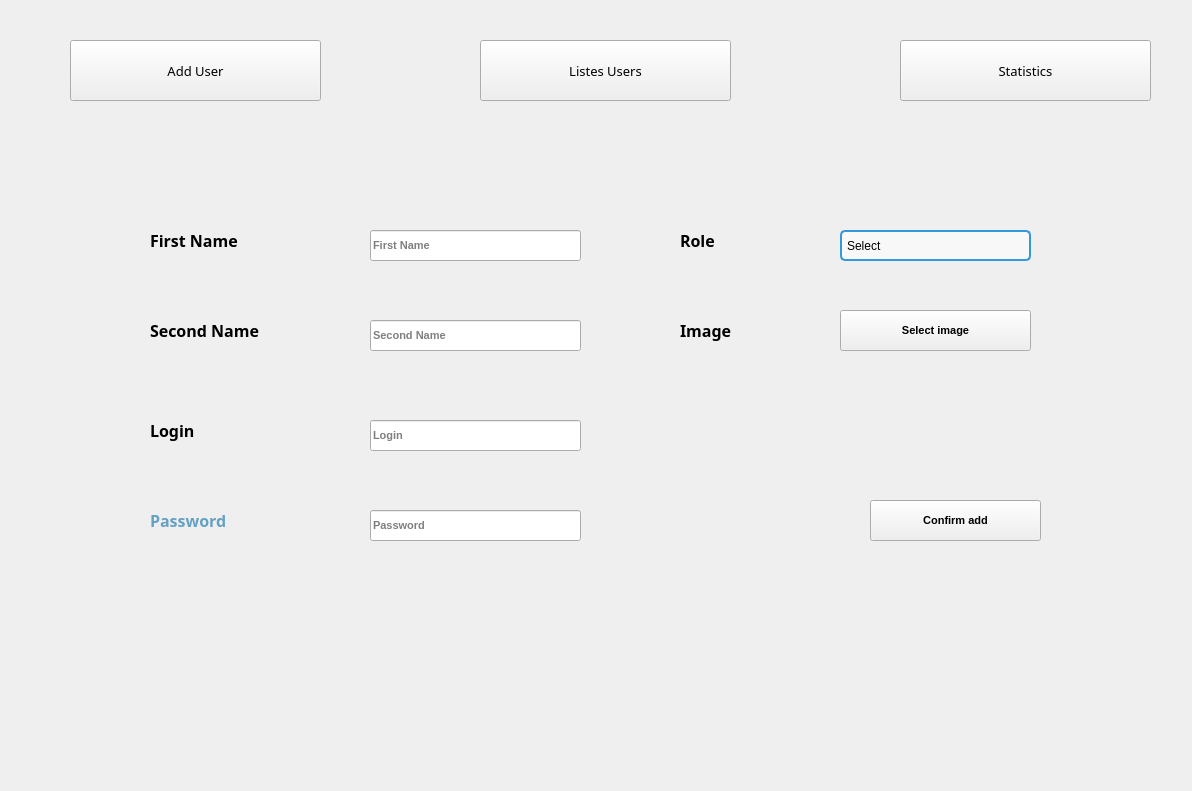
<?xml version="1.0" encoding="UTF-8"?>
<ui version="4.0">
 <class>maininterface</class>
 <widget class="QWidget" name="maininterface">
  <property name="geometry">
   <rect>
    <x>0</x>
    <y>0</y>
    <width>1192</width>
    <height>791</height>
   </rect>
  </property>
  <property name="windowTitle">
   <string>Form</string>
  </property>
  <property name="styleSheet">
   <string notr="true"/>
  </property>
  <widget class="QPushButton" name="adduser">
   <property name="geometry">
    <rect>
     <x>70</x>
     <y>40</y>
     <width>251</width>
     <height>61</height>
    </rect>
   </property>
   <property name="font">
    <font>
     <family>Nirmala UI Semilight</family>
     <pointsize>10</pointsize>
     <weight>50</weight>
     <bold>false</bold>
    </font>
   </property>
   <property name="styleSheet">
    <string notr="true"/>
   </property>
   <property name="text">
    <string>Add User</string>
   </property>
   <property name="checkable">
    <bool>false</bool>
   </property>
   <property name="checked">
    <bool>false</bool>
   </property>
   <property name="autoDefault">
    <bool>true</bool>
   </property>
   <property name="default">
    <bool>false</bool>
   </property>
  </widget>
  <widget class="QPushButton" name="listusers">
   <property name="geometry">
    <rect>
     <x>480</x>
     <y>40</y>
     <width>251</width>
     <height>61</height>
    </rect>
   </property>
   <property name="font">
    <font>
     <family>Nirmala UI Semilight</family>
     <pointsize>10</pointsize>
    </font>
   </property>
   <property name="text">
    <string>Listes Users</string>
   </property>
   <property name="checkable">
    <bool>false</bool>
   </property>
   <property name="autoDefault">
    <bool>true</bool>
   </property>
   <property name="flat">
    <bool>false</bool>
   </property>
  </widget>
  <widget class="QLabel" name="label">
   <property name="geometry">
    <rect>
     <x>500</x>
     <y>50</y>
     <width>30</width>
     <height>40</height>
    </rect>
   </property>
   <property name="text">
    <string/>
   </property>
   <property name="pixmap">
    <pixmap resource="../reservation/res.qrc">:/icon/list1.png</pixmap>
   </property>
   <property name="scaledContents">
    <bool>true</bool>
   </property>
  </widget>
  <widget class="QLabel" name="label_3">
   <property name="geometry">
    <rect>
     <x>930</x>
     <y>50</y>
     <width>40</width>
     <height>40</height>
    </rect>
   </property>
   <property name="text">
    <string/>
   </property>
   <property name="pixmap">
    <pixmap resource="../reservation/res.qrc">:/icon/statii.png</pixmap>
   </property>
   <property name="scaledContents">
    <bool>true</bool>
   </property>
  </widget>
  <widget class="QStackedWidget" name="add">
   <property name="geometry">
    <rect>
     <x>40</x>
     <y>150</y>
     <width>1121</width>
     <height>521</height>
    </rect>
   </property>
   <property name="font">
    <font>
     <pointsize>8</pointsize>
     <weight>75</weight>
     <bold>true</bold>
    </font>
   </property>
   <property name="currentIndex">
    <number>0</number>
   </property>
   <widget class="QWidget" name="border1">
    <widget class="QLabel" name="course_name">
     <property name="geometry">
      <rect>
       <x>110</x>
       <y>70</y>
       <width>131</width>
       <height>41</height>
      </rect>
     </property>
     <property name="font">
      <font>
       <family>Nirmala UI Semilight</family>
       <pointsize>12</pointsize>
       <weight>75</weight>
       <bold>true</bold>
      </font>
     </property>
     <property name="text">
      <string>First Name</string>
     </property>
    </widget>
    <widget class="QLabel" name="course_type">
     <property name="geometry">
      <rect>
       <x>110</x>
       <y>160</y>
       <width>131</width>
       <height>41</height>
      </rect>
     </property>
     <property name="font">
      <font>
       <family>Nirmala UI Semilight</family>
       <pointsize>12</pointsize>
       <weight>75</weight>
       <bold>true</bold>
      </font>
     </property>
     <property name="text">
      <string>Second Name</string>
     </property>
    </widget>
    <widget class="QLabel" name="course_beginning">
     <property name="geometry">
      <rect>
       <x>110</x>
       <y>260</y>
       <width>161</width>
       <height>41</height>
      </rect>
     </property>
     <property name="font">
      <font>
       <family>Nirmala UI Semilight</family>
       <pointsize>12</pointsize>
       <weight>75</weight>
       <bold>true</bold>
      </font>
     </property>
     <property name="text">
      <string>Login</string>
     </property>
    </widget>
    <widget class="QLabel" name="course_ending">
     <property name="geometry">
      <rect>
       <x>640</x>
       <y>70</y>
       <width>131</width>
       <height>41</height>
      </rect>
     </property>
     <property name="font">
      <font>
       <family>Nirmala UI Semilight</family>
       <pointsize>12</pointsize>
       <weight>75</weight>
       <bold>true</bold>
      </font>
     </property>
     <property name="text">
      <string>Role</string>
     </property>
    </widget>
    <widget class="QLabel" name="course_description">
     <property name="geometry">
      <rect>
       <x>640</x>
       <y>160</y>
       <width>131</width>
       <height>41</height>
      </rect>
     </property>
     <property name="font">
      <font>
       <family>Nirmala UI Semilight</family>
       <pointsize>12</pointsize>
       <weight>75</weight>
       <bold>true</bold>
      </font>
     </property>
     <property name="text">
      <string>Image</string>
     </property>
    </widget>
    <widget class="QLineEdit" name="nom">
     <property name="geometry">
      <rect>
       <x>330</x>
       <y>80</y>
       <width>211</width>
       <height>31</height>
      </rect>
     </property>
     <property name="placeholderText">
      <string>First Name</string>
     </property>
    </widget>
    <widget class="QPushButton" name="confirm_add_2">
     <property name="geometry">
      <rect>
       <x>830</x>
       <y>350</y>
       <width>171</width>
       <height>41</height>
      </rect>
     </property>
     <property name="text">
      <string>Confirm add</string>
     </property>
     <property name="checkable">
      <bool>true</bool>
     </property>
    </widget>
    <widget class="QLabel" name="confirm_icon">
     <property name="geometry">
      <rect>
       <x>970</x>
       <y>320</y>
       <width>50</width>
       <height>50</height>
      </rect>
     </property>
     <property name="text">
      <string/>
     </property>
     <property name="pixmap">
      <pixmap resource="../reservation/res.qrc">:/icon/check-mark_1207330.png</pixmap>
     </property>
     <property name="scaledContents">
      <bool>true</bool>
     </property>
    </widget>
    <widget class="QLineEdit" name="prenom">
     <property name="geometry">
      <rect>
       <x>330</x>
       <y>170</y>
       <width>211</width>
       <height>31</height>
      </rect>
     </property>
     <property name="placeholderText">
      <string>Second Name</string>
     </property>
    </widget>
    <widget class="QLineEdit" name="login">
     <property name="geometry">
      <rect>
       <x>330</x>
       <y>270</y>
       <width>211</width>
       <height>31</height>
      </rect>
     </property>
     <property name="placeholderText">
      <string>Login</string>
     </property>
    </widget>
    <widget class="QLabel" name="course_beginning_2">
     <property name="geometry">
      <rect>
       <x>110</x>
       <y>350</y>
       <width>161</width>
       <height>41</height>
      </rect>
     </property>
     <property name="font">
      <font>
       <family>Nirmala UI Semilight</family>
       <pointsize>12</pointsize>
       <weight>75</weight>
       <bold>true</bold>
      </font>
     </property>
     <property name="styleSheet">
      <string notr="true">    color: #64a1c2;
    font-weight: bold;</string>
     </property>
     <property name="text">
      <string>Password</string>
     </property>
    </widget>
    <widget class="QLineEdit" name="motdepasse">
     <property name="geometry">
      <rect>
       <x>330</x>
       <y>360</y>
       <width>211</width>
       <height>31</height>
      </rect>
     </property>
     <property name="placeholderText">
      <string>Password</string>
     </property>
    </widget>
    <widget class="QComboBox" name="role">
     <property name="geometry">
      <rect>
       <x>800</x>
       <y>80</y>
       <width>191</width>
       <height>31</height>
      </rect>
     </property>
     <property name="styleSheet">
      <string notr="true">QComboBox {
    padding: 5px;
    border: 2px solid #3498db;
    border-radius: 5px;
    background: #f8f8f8;
}

QComboBox::drop-down {
    subcontrol-origin: padding;
    subcontrol-position: right center;
    width: 20px;
    border-left: none;
}

QComboBox::down-arrow {
    image: url(&quot;C:/Users/WorKenX/Desktop/Trad2/reservation/icon/fleche.png&quot;);
    width:10%; 
    height: 10%; 
}
QComboBox::drop-down:hover {
    background: #e0e0e0;
}</string>
     </property>
     <item>
      <property name="text">
       <string>Select</string>
      </property>
     </item>
     <item>
      <property name="text">
       <string>Room</string>
      </property>
     </item>
     <item>
      <property name="text">
       <string>Reservation</string>
      </property>
     </item>
     <item>
      <property name="text">
       <string>Formation</string>
      </property>
     </item>
     <item>
      <property name="text">
       <string>Members</string>
      </property>
     </item>
     <item>
      <property name="text">
       <string>Project</string>
      </property>
     </item>
    </widget>
    <widget class="QPushButton" name="image">
     <property name="geometry">
      <rect>
       <x>800</x>
       <y>160</y>
       <width>191</width>
       <height>41</height>
      </rect>
     </property>
     <property name="text">
      <string>Select image</string>
     </property>
    </widget>
   </widget>
   <widget class="QWidget" name="border2">
    <widget class="QLineEdit" name="search_course">
     <property name="geometry">
      <rect>
       <x>80</x>
       <y>30</y>
       <width>211</width>
       <height>41</height>
      </rect>
     </property>
     <property name="placeholderText">
      <string>Search</string>
     </property>
    </widget>
    <widget class="QPushButton" name="search_button">
     <property name="geometry">
      <rect>
       <x>310</x>
       <y>30</y>
       <width>71</width>
       <height>41</height>
      </rect>
     </property>
     <property name="text">
      <string/>
     </property>
     <property name="icon">
      <iconset resource="../reservation/res.qrc">
       <normaloff>:/icon/search_5807787.png</normaloff>:/icon/search_5807787.png</iconset>
     </property>
     <property name="iconSize">
      <size>
       <width>30</width>
       <height>30</height>
      </size>
     </property>
     <property name="flat">
      <bool>false</bool>
     </property>
    </widget>
    <widget class="QLabel" name="course_name_7">
     <property name="geometry">
      <rect>
       <x>610</x>
       <y>30</y>
       <width>131</width>
       <height>41</height>
      </rect>
     </property>
     <property name="font">
      <font>
       <family>Nirmala UI Semilight</family>
       <pointsize>13</pointsize>
       <weight>75</weight>
       <bold>true</bold>
      </font>
     </property>
     <property name="styleSheet">
      <string notr="true">color: rgb(0, 0, 127);</string>
     </property>
     <property name="text">
      <string>Sort by</string>
     </property>
     <property name="textFormat">
      <enum>Qt::RichText</enum>
     </property>
     <property name="scaledContents">
      <bool>false</bool>
     </property>
    </widget>
    <widget class="QLineEdit" name="sort_by">
     <property name="geometry">
      <rect>
       <x>720</x>
       <y>30</y>
       <width>211</width>
       <height>41</height>
      </rect>
     </property>
     <property name="placeholderText">
      <string>Type formation</string>
     </property>
    </widget>
    <widget class="QPushButton" name="sort_button">
     <property name="geometry">
      <rect>
       <x>950</x>
       <y>30</y>
       <width>81</width>
       <height>41</height>
      </rect>
     </property>
     <property name="text">
      <string/>
     </property>
     <property name="icon">
      <iconset resource="../reservation/res.qrc">
       <normaloff>:/icon/setting_6874449.png</normaloff>:/icon/setting_6874449.png</iconset>
     </property>
     <property name="iconSize">
      <size>
       <width>30</width>
       <height>30</height>
      </size>
     </property>
    </widget>
    <widget class="QLabel" name="course_name_8">
     <property name="geometry">
      <rect>
       <x>80</x>
       <y>430</y>
       <width>141</width>
       <height>41</height>
      </rect>
     </property>
     <property name="font">
      <font>
       <family>Nirmala UI Semilight</family>
       <pointsize>13</pointsize>
       <weight>75</weight>
       <bold>true</bold>
      </font>
     </property>
     <property name="styleSheet">
      <string notr="true">color: rgb(0, 0, 127);</string>
     </property>
     <property name="text">
      <string>Generate pdf</string>
     </property>
     <property name="textFormat">
      <enum>Qt::RichText</enum>
     </property>
     <property name="scaledContents">
      <bool>false</bool>
     </property>
    </widget>
    <widget class="QPushButton" name="generate_pdf">
     <property name="geometry">
      <rect>
       <x>200</x>
       <y>420</y>
       <width>61</width>
       <height>51</height>
      </rect>
     </property>
     <property name="text">
      <string/>
     </property>
     <property name="icon">
      <iconset resource="../reservation/res.qrc">
       <normaloff>:/icon/pdf_8304568.png</normaloff>:/icon/pdf_8304568.png</iconset>
     </property>
     <property name="iconSize">
      <size>
       <width>40</width>
       <height>40</height>
      </size>
     </property>
     <property name="flat">
      <bool>false</bool>
     </property>
    </widget>
    <widget class="QLabel" name="course_name_9">
     <property name="geometry">
      <rect>
       <x>480</x>
       <y>420</y>
       <width>161</width>
       <height>41</height>
      </rect>
     </property>
     <property name="font">
      <font>
       <family>Nirmala UI Semilight</family>
       <pointsize>13</pointsize>
       <weight>75</weight>
       <bold>true</bold>
      </font>
     </property>
     <property name="styleSheet">
      <string notr="true">color: rgb(0, 0, 127);</string>
     </property>
     <property name="text">
      <string>Generate certif</string>
     </property>
     <property name="textFormat">
      <enum>Qt::RichText</enum>
     </property>
     <property name="scaledContents">
      <bool>false</bool>
     </property>
    </widget>
    <widget class="QPushButton" name="generate_certif">
     <property name="geometry">
      <rect>
       <x>620</x>
       <y>420</y>
       <width>61</width>
       <height>51</height>
      </rect>
     </property>
     <property name="text">
      <string/>
     </property>
     <property name="icon">
      <iconset resource="../reservation/res.qrc">
       <normaloff>:/icon/diploma_4706145.png</normaloff>:/icon/diploma_4706145.png</iconset>
     </property>
     <property name="iconSize">
      <size>
       <width>40</width>
       <height>40</height>
      </size>
     </property>
     <property name="flat">
      <bool>false</bool>
     </property>
    </widget>
    <widget class="QLabel" name="course_name_10">
     <property name="geometry">
      <rect>
       <x>860</x>
       <y>390</y>
       <width>131</width>
       <height>41</height>
      </rect>
     </property>
     <property name="font">
      <font>
       <family>Nirmala UI Semilight</family>
       <pointsize>13</pointsize>
       <weight>75</weight>
       <bold>true</bold>
      </font>
     </property>
     <property name="styleSheet">
      <string notr="true">color: rgb(0, 0, 127);</string>
     </property>
     <property name="text">
      <string>Update</string>
     </property>
     <property name="textFormat">
      <enum>Qt::RichText</enum>
     </property>
     <property name="scaledContents">
      <bool>false</bool>
     </property>
    </widget>
    <widget class="QPushButton" name="update_button">
     <property name="geometry">
      <rect>
       <x>970</x>
       <y>390</y>
       <width>61</width>
       <height>51</height>
      </rect>
     </property>
     <property name="text">
      <string/>
     </property>
     <property name="icon">
      <iconset resource="../reservation/res.qrc">
       <normaloff>:/icon/edit_1443396.png</normaloff>:/icon/edit_1443396.png</iconset>
     </property>
     <property name="iconSize">
      <size>
       <width>40</width>
       <height>40</height>
      </size>
     </property>
     <property name="flat">
      <bool>false</bool>
     </property>
    </widget>
    <widget class="QLabel" name="course_name_11">
     <property name="geometry">
      <rect>
       <x>860</x>
       <y>450</y>
       <width>131</width>
       <height>41</height>
      </rect>
     </property>
     <property name="font">
      <font>
       <family>Nirmala UI Semilight</family>
       <pointsize>13</pointsize>
       <weight>75</weight>
       <bold>true</bold>
      </font>
     </property>
     <property name="styleSheet">
      <string notr="true">color: rgb(0, 0, 127);</string>
     </property>
     <property name="text">
      <string>Delete</string>
     </property>
     <property name="textFormat">
      <enum>Qt::RichText</enum>
     </property>
     <property name="scaledContents">
      <bool>false</bool>
     </property>
    </widget>
    <widget class="QPushButton" name="delete_2">
     <property name="geometry">
      <rect>
       <x>970</x>
       <y>450</y>
       <width>61</width>
       <height>51</height>
      </rect>
     </property>
     <property name="text">
      <string/>
     </property>
     <property name="icon">
      <iconset resource="../reservation/res.qrc">
       <normaloff>:/icon/delete_3983957.png</normaloff>:/icon/delete_3983957.png</iconset>
     </property>
     <property name="iconSize">
      <size>
       <width>40</width>
       <height>40</height>
      </size>
     </property>
     <property name="flat">
      <bool>false</bool>
     </property>
    </widget>
    <widget class="QTableWidget" name="tableau_historique">
     <property name="geometry">
      <rect>
       <x>80</x>
       <y>100</y>
       <width>511</width>
       <height>261</height>
      </rect>
     </property>
     <column>
      <property name="text">
       <string>Name</string>
      </property>
     </column>
     <column>
      <property name="text">
       <string>Description</string>
      </property>
     </column>
     <column>
      <property name="text">
       <string>ID</string>
      </property>
      <property name="background">
       <color>
        <red>100</red>
        <green>161</green>
        <blue>194</blue>
       </color>
      </property>
     </column>
     <column>
      <property name="text">
       <string>Enrolement_date</string>
      </property>
     </column>
     <column>
      <property name="text">
       <string>Ending_date</string>
      </property>
     </column>
    </widget>
   </widget>
   <widget class="QWidget" name="border3">
    <widget class="QLabel" name="stat1">
     <property name="geometry">
      <rect>
       <x>10</x>
       <y>80</y>
       <width>511</width>
       <height>261</height>
      </rect>
     </property>
     <property name="text">
      <string/>
     </property>
     <property name="pixmap">
      <pixmap resource="../reservation/res.qrc">:/icon/f.png</pixmap>
     </property>
     <property name="scaledContents">
      <bool>true</bool>
     </property>
    </widget>
    <widget class="QLabel" name="stat2">
     <property name="geometry">
      <rect>
       <x>570</x>
       <y>80</y>
       <width>531</width>
       <height>261</height>
      </rect>
     </property>
     <property name="text">
      <string/>
     </property>
     <property name="pixmap">
      <pixmap resource="../reservation/res.qrc">:/icon/e.png</pixmap>
     </property>
     <property name="scaledContents">
      <bool>true</bool>
     </property>
    </widget>
   </widget>
  </widget>
  <widget class="QLabel" name="label_2">
   <property name="geometry">
    <rect>
     <x>80</x>
     <y>50</y>
     <width>40</width>
     <height>40</height>
    </rect>
   </property>
   <property name="text">
    <string/>
   </property>
   <property name="pixmap">
    <pixmap resource="../reservation/res.qrc">:/icon/plus2.png</pixmap>
   </property>
   <property name="scaledContents">
    <bool>true</bool>
   </property>
  </widget>
  <widget class="QPushButton" name="stats">
   <property name="geometry">
    <rect>
     <x>900</x>
     <y>40</y>
     <width>251</width>
     <height>61</height>
    </rect>
   </property>
   <property name="font">
    <font>
     <family>Nirmala UI Semilight</family>
     <pointsize>10</pointsize>
    </font>
   </property>
   <property name="text">
    <string>Statistics</string>
   </property>
   <property name="checkable">
    <bool>false</bool>
   </property>
   <property name="autoDefault">
    <bool>true</bool>
   </property>
  </widget>
  <zorder>stats</zorder>
  <zorder>adduser</zorder>
  <zorder>listusers</zorder>
  <zorder>label</zorder>
  <zorder>label_3</zorder>
  <zorder>add</zorder>
  <zorder>label_2</zorder>
 </widget>
 <resources>
  <include location="../reservation/res.qrc"/>
 </resources>
 <connections/>
</ui>
